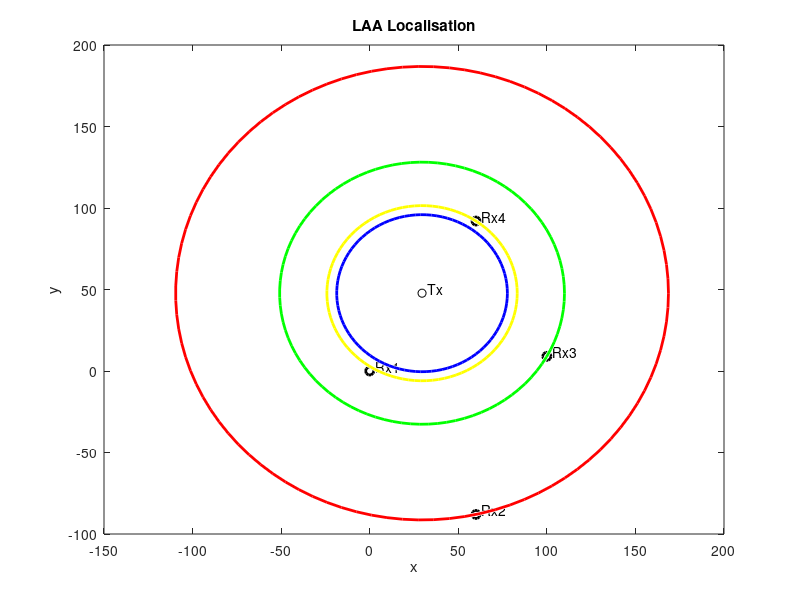

MATLAB code for this plot:
clear all;
clc;
% Large Aperture Array Localisation

N=4; %the number of Rx
% noise_sigma2=5; %noise power/dB
alpha=2; %path loss exponent

r=[0 60 100 60; 0 -88 9 92; 0 0 0 0]; %locations of four receivers


%load data
load('B_Xmatrix_LAA.mat'); %reference point at [0,0,0]
L=length(x0_LAA);

x1_LAA=x0_LAA./(ones(4,1)*x0_LAA(1,:));
x2_LAA=x0_LAA./(ones(4,1)*x0_LAA(2,:));
x3_LAA=x0_LAA./(ones(4,1)*x0_LAA(3,:));
x4_LAA=x0_LAA./(ones(4,1)*x0_LAA(4,:));


%--------------------------Association stage-------------------------------
R1=(x1_LAA*x1_LAA')/L;
R2=(x2_LAA*x2_LAA')/L;
R3=(x3_LAA*x3_LAA')/L;
R4=(x4_LAA*x4_LAA')/L;

D1=eig(R1);
sigma1=sum(D1(1:N-1))/(N-1);

D2=eig(R2);
sigma2=sum(D2(1:N-1))/(N-1);

D3=eig(R3);
sigma3=sum(D3(1:N-1))/(N-1);

D4=eig(R4);
sigma4=sum(D4(1:N-1))/(N-1);


gamma1=max(D1);
gamma2=max(D2);
gamma3=max(D3);
gamma4=max(D4);

lamda1=gamma1-sigma1;
lamda2=gamma2-sigma2;
lamda3=gamma3-sigma3;
lamda4=gamma4-sigma4;


k1=sqrt(lamda2/lamda1);
k2=sqrt(lamda3/lamda1);
k3=sqrt(lamda4/lamda1);

K=[k1;k2;k3];

%--------------------------------------------------------------------------


%---------------------------Metric fusion stage----------------------------


H=[2*(ones(3,1)*r(:,1)'-r(:,2:4)'), ones(3,1)-K];
b=[-(r(1,2:4)').^2-(r(2,2:4)').^2-(r(3,2:4)').^2];
X=pinv(H)*b;
rm=X(1:3);
rho=zeros(4,1);
rho(1)=sqrt(X(4));
for i=2:4
    rho(i)=norm(r(:,i)-rm);
end
%--------------------------------------------------------------------------


figure(1);
x=r(1,:);
y=r(2,:);
te={'Rx1','Rx2','Rx3','Rx4'};
plot(x,y,'ko','LineWidth',2);
text(x+3,y+3,te);
hold on;
plot(rm(1),rm(2),'ko');
te1={'Tx'};
text(rm(1)+3,rm(2)+3,te1);
hold on;
viscircles(rm(1:2)',rho(1),'Color','b');
hold on;
viscircles(rm(1:2)',rho(2),'Color','r');
hold on;
viscircles(rm(1:2)',rho(3),'Color','g');
hold on;
viscircles(rm(1:2)',rho(4),'Color','y');
hold on;
xlabel('x');
ylabel('y');
title('LAA Localisation');


